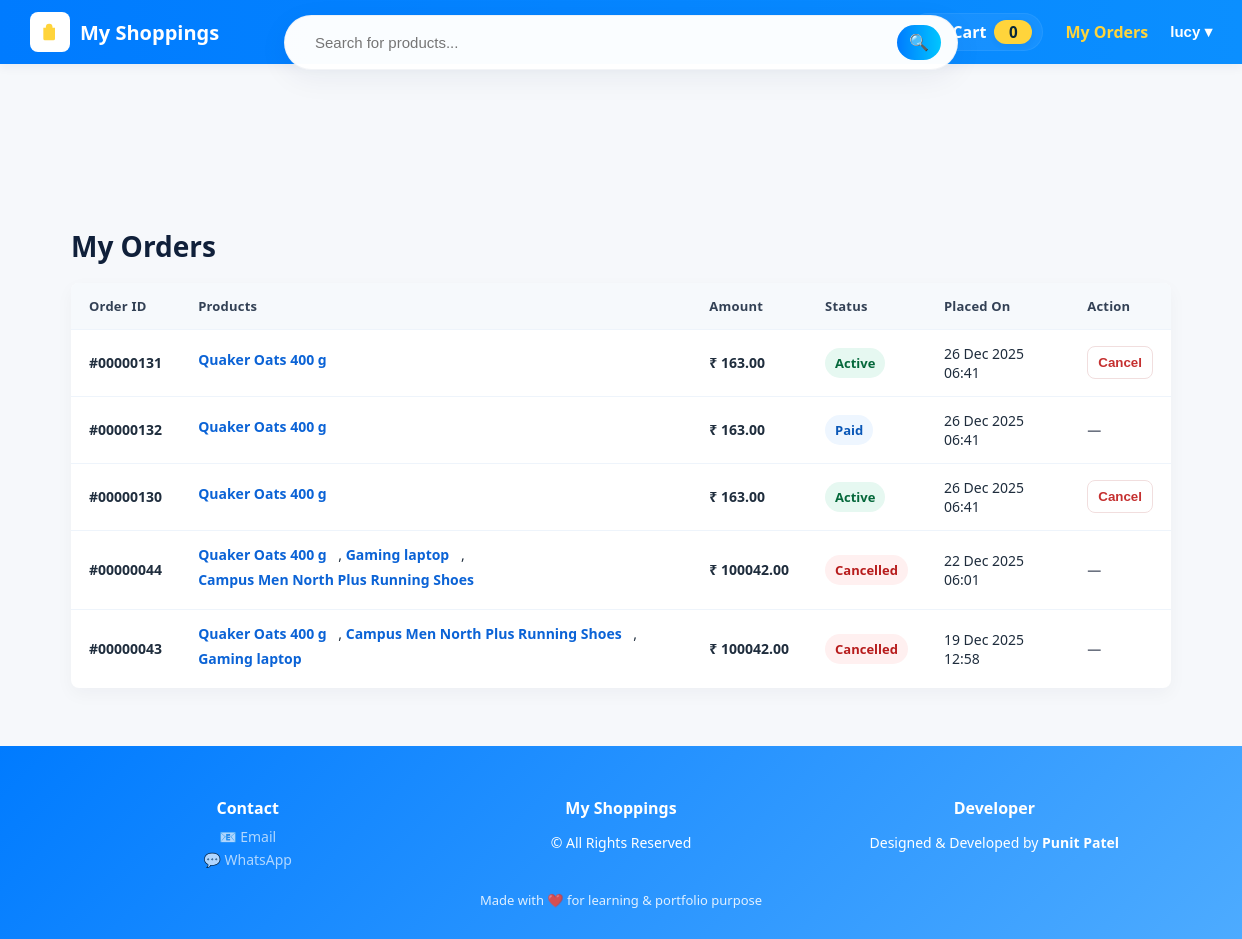
/shop/orders/ (signed in), run on the app's committed database.
### shop/models.py (models this page shows, shortened)
class Order(models.Model):
    STATUS_CHOICES = (
        ('created', 'Created'),
        ('paid', 'Paid'),
        ('failed', 'Failed'),
    )
    email = models.EmailField()
    total_amount = models.DecimalField(max_digits=10, decimal_places=2)
    created_at = models.DateTimeField(auto_now_add=True)
    razorpay_order_id = models.CharField(max_length=255, blank=True, null=True)
    razorpay_payment_id = models.CharField(max_length=255, blank=True, null=True)
    razorpay_signature = models.CharField(max_length=255, blank=True, null=True)
    status = models.CharField(max_length=20, choices=STATUS_CHOICES, default='created')

class OrderItem(models.Model):
    order = models.ForeignKey(
        Order,
        related_name="items",
        on_delete=models.CASCADE
    )
    product = models.ForeignKey(
        Product,
        on_delete=models.SET_NULL,
        null=True,
        blank=True
    )
    price = models.DecimalField(max_digits=10, decimal_places=2)
    quantity = models.PositiveIntegerField(default=1)

class Product(models.Model):
    category = models.ForeignKey(Category, on_delete=models.CASCADE, related_name='products')
    name = models.CharField(max_length=200)
    slug = models.SlugField(unique=True)
    description = models.TextField(blank=True)
    price = models.DecimalField(max_digits=10, decimal_places=2)
    image_url = models.URLField(blank=True)  # simple for local demo
    is_active = models.BooleanField(default=True)
    created_at = models.DateTimeField(auto_now_add=True)

### shop/views.py (the view)
# urls.py: path('orders/', views.my_orders, name='my_orders'),
@login_required
def my_orders(request):
    orders = Order.objects.filter(email=request.user.email).order_by("-created_at")
    return render(request, "shop/my_orders.html", {"orders": orders})

### shop/cart.py (called while the page is built)
    def __len__(self):
        return sum(int(item["quantity"]) for item in self.cart.values())

### shop/context_processors.py (called while the page is built)
def cart_counts(request):
    try:
        cart = Cart(request)
        unique = len(cart.cart) if hasattr(cart, 'cart') else 0
        total_qty = len(cart)
    except Exception:
        unique = 0
        total_qty = 0
    return {
        "cart_unique_items": unique,
        "cart_total_qty": total_qty,
    }

### shop/templates/shop/my_orders.html (shortened to what this page needs)
{% extends "shop/base.html" %}
{% block content %}
<div class="orders-wrap">
  <h1 class="orders-title">My Orders</h1>
  <table class="orders-table" role="table" aria-label="My Orders">
    <thead>
      <tr>
        <th>Order ID</th>
        <th>Products</th>
        <th>Amount</th>
        <th>Status</th>
        <th>Placed On</th>
        <th>Action</th>
      </tr>
    </thead>
    <tbody>
      {% if orders %}
      {% for o in orders %}
      {% with o.id|stringformat:"08d" as padded_id %}
      <tr>
        <td class="order-id" data-label="Order ID">#{{ padded_id }}</td>
        <td class="product-list" data-label="Products">
          {% if o.items.exists %}
          {% for item in o.items.all %}
          {% if item.product %}
          <a class="product-link" href="{% url 'shop:product_detail' item.product.slug %}">
            {{ item.product.name }}
          </a>
          {% else %}
          <span style="color:#6b7280;">Item</span>
          {% endif %}
          {% if not forloop.last %}
          ,
          {% endif %}
          {% endfor %}
          {% else %}
          <a class="product-link" href="{% url 'shop:order_detail' o.id %}">
            View Items
          </a>
          {% endif %}
        </td>
        <td class="price-cell" data-label="Amount">₹ {{ o.total_amount }}</td>
        <td data-label="Status">
          {% if o.status == 'created' %}
          <span class="status-badge status-active">Active</span>
          {% elif o.status == 'paid' %}
          <span class="status-badge status-paid">Paid</span>
          {% elif o.status == 'cancelled' %}
          <span class="status-badge status-cancelled">Cancelled</span>
          {% else %}
          <span class="status-badge">{{ o.get_status_display }}</span>
          {% endif %}
        </td>
        <td data-label="Placed On">{{ o.created_at|date:"d M Y H:i" }}</td>
        <td data-label="Action">
          {% if o.status != 'paid' and o.status != 'cancelled' %}
          <form method="post" action="{% url 'shop:cancel_order' o.id %}" class="action-form"
            onsubmit="return confirm('Cancel order #{{ padded_id }} ?');">
            <button type="submit" class="btn-cancel">Cancel</button>
          </form>
          {% else %}
          <span style="color:#6b7280;font-weight:600;">—</span>
          {% endif %}
        </td>
      </tr>
      {% endwith %}
      {% endfor %}
      {% else %}
      <tr>
        <td colspan="6" style="padding:22px; text-align:center; color:#6b7280;">No orders found.</td>
      </tr>
      {% endif %}
    </tbody>
  </table>
</div>
{% endblock %}

### shop/templates/shop/base.html (shortened to what this page needs)
{% load static %}
<!doctype html>
<html lang="en">
<head>
  <link rel="stylesheet" href="{% static 'shop/css/style.css' %}">
</head>
<body data-initial-cart-count="{{ cart_unique_items|default:0 }}">
  <form class="floating-search" method="get" action="{% url 'shop:product_list' %}">
    <input type="text" name="q" value="{{ query }}" placeholder="Search for products...">
    <button type="submit" aria-label="Search">
      🔍
    </button>
  </form>
  <header>
    <a class="brand" href="{% url 'shop:product_list' %}">
      <span class="logo" aria-hidden="true">
        <svg viewBox="0 0 24 24" xmlns="http://www.w3.org/2000/svg" aria-hidden="true">
          <path d="M7 7V6a4 4 0 0 1 8 0v1h3v13a2 2 0 0 1-2 2H6a2 2 0 0 1-2-2V7h3zM9 7h6" fill="#ffd43b" />
        </svg>
      </span>
      <div>
        <div class="title">My Shoppings</div>
      </div>
    </a>
    <div style="display:flex; align-items:center; gap:12px;">
      <a href="{% url 'shop:cart_detail' %}" class="cart-badge" id="cartLink" aria-label="Cart">
        <span style="font-weight:700;color:#fff;margin-left:6px;">Cart</span>
        <span id="cartCountBadge" class="cart-count" aria-live="polite" aria-atomic="true">
          {{ cart_unique_items|default:0 }}
        </span>
      </a>
      <a href="{% url 'shop:my_orders' %}" style="color:#ffd43b; font-weight:600;">My Orders</a>
      <div class="account">
        {% if request.user.is_authenticated %}
        <button class="account-btn" id="accountBtn">{{ request.user.get_username }} ▾</button>
        {% else %}
        <a href="{% url 'shop:login' %}" style="color:#ffd43b; font-weight:600;">Login</a>
        <a href="{% url 'shop:signup' %}" style="color:#ffd43b; font-weight:600; margin-left:6px;">Signup</a>
        {% endif %}
      </div>
    </div>
  </header>
  <main>
    {% block content %}{% endblock %}
  </main>
  <footer>
    <div class="footer-container">
      <div class="footer-column">
        <h4>Contact</h4>
        <a href="mailto:punitp0170@gmail.com" target="_blank">📧 Email</a>
        <a href="https://wa.me/917048856947" target="_blank">💬 WhatsApp</a>
      </div>
      <div class="footer-column">
        <h4>My Shoppings</h4>
        <p>© {{ now|date:"Y" }} All Rights Reserved</p>
      </div>
      <div class="footer-column">
        <h4>Developer</h4>
        <p>Designed & Developed by <strong>Punit Patel</strong></p>
      </div>
    </div>
    <div class="footer-bottom">
      Made with ❤️ for learning & portfolio purpose
    </div>
  </footer>
</body>
</html>

### static/shop/css/style.css (style rules this page uses)
:root { --muted:#6b7280 }

### shop/templates/shop/base.html (style rules this page uses)
body { font-family: 'Segoe UI', Tahoma, Arial, sans-serif; margin: 0; background: #f6f8fb; color: #333; overflow-x: hidden; display: flex; flex-direction: column; min-height: 100vh; -webkit-font-smoothing: antialiased; -moz-osx-font-smoothing: grayscale; }
header { background: linear-gradient(90deg, #007BFF 0%, #0b8fff 100%); color: #fff; padding: 12px 20px; display: flex; justify-content: space-between; align-items: center; flex-wrap: wrap; position: relative; z-index: 2; box-shadow: 0 3px 10px rgba(6, 40, 84, 0.06); }
header .brand { display: flex; align-items: center; gap: 10px; text-decoration: none; color: #ffd43b; }
.brand .logo { width: 34px; height: 34px; border-radius: 8px; background: #fff; display: grid; place-items: center; padding: 3px; }
.brand .logo svg { width: 20px; height: 20px; fill: #0077d9; }
.brand .title { font-size: 20px; font-weight: 700; color: #fff; margin: 0; }
header a { color: #ffd43b; text-decoration: none; font-weight: 600; margin-left: 10px; }
.account { position: relative; display: inline-block; }
.account .account-btn { background: transparent; border: none; color: #fff; font-weight: 600; cursor: pointer; font-size: 15px; padding: 6px 10px; border-radius: 8px; }
.cart-badge { display: inline-flex; align-items: center; gap: 8px; background: rgba(255, 255, 255, 0.06); padding: 6px 10px; border-radius: 999px; color: #fff; font-weight: 600; text-decoration: none; border: 1px solid rgba(255, 255, 255, 0.06); }
.cart-count { background: #ffd43b; color: #07263a; font-weight: 800; padding: 2px 8px; border-radius: 999px; font-size: 0.95rem; min-width: 22px; text-align: center; display: inline-block; box-shadow: 0 2px 6px rgba(8, 30, 60, 0.06); }
.floating-search { position: fixed; top: 15px; left: 50%; transform: translateX(-50%); z-index: 1000; background: rgba(255, 255, 255, 0.98); border-radius: 30px; box-shadow: 0 8px 30px rgba(6, 40, 84, 0.06); padding: 8px 16px; display: flex; align-items: center; gap: 10px; width: 86%; max-width: 640px; border: 1px solid rgba(10, 40, 100, 0.05); }
.floating-search input[type="text"] { flex: 1; padding: 10px 14px; border: none; outline: none; background: transparent; font-size: 15px; color: #333; }
.floating-search button { background: linear-gradient(90deg, #007BFF, #00C6FF); border: none; color: white; padding: 8px 12px; border-radius: 999px; cursor: pointer; font-size: 16px; }
main { flex: 1; max-width: 1200px; margin: 110px auto 24px auto; padding: 0 16px; width: 100%; }
footer { background: linear-gradient(135deg, #007BFF, #4dabff); color: #fff; padding: 30px 10px; font-size: 14px; margin-top: auto; }
.footer-container { display: flex; justify-content: space-between; flex-wrap: wrap; max-width: 1100px; margin: auto; text-align: center; gap: 20px; }
.footer-column { flex: 1; min-width: 200px; }
.footer-column h4 { margin-bottom: 8px; font-size: 16px; font-weight: bold; color: #fff; }
.footer-column a { color: #fffa; text-decoration: none; display: block; margin: 4px 0; font-size: 14px; }
.footer-bottom { text-align: center; margin-top: 18px; font-size: 13px; opacity: 0.85; }

### data on the page
Order: padded_id "00000131", total_amount "163.00", status "Active", created_at "26 Dec 2025 06:41"
OrderItem: product.name "Quaker Oats 400 g"
Order: padded_id "00000132", total_amount "163.00", status "Paid", created_at "26 Dec 2025 06:41"
OrderItem: product.name "Quaker Oats 400 g"
Order: padded_id "00000130", total_amount "163.00", status "Active", created_at "26 Dec 2025 06:41"
OrderItem: product.name "Quaker Oats 400 g"
Order: padded_id "00000044", total_amount "100042.00", status "Cancelled", created_at "22 Dec 2025 06:01"
OrderItem: product.name "Quaker Oats 400 g"
OrderItem: product.name "Gaming laptop"
OrderItem: product.name "Campus Men North Plus Running Shoes"
Order: padded_id "00000043", total_amount "100042.00", status "Cancelled", created_at "19 Dec 2025 12:58"
OrderItem: product.name "Quaker Oats 400 g"
OrderItem: product.name "Campus Men North Plus Running Shoes"
OrderItem: product.name "Gaming laptop"

### other printed values
{{ cart_unique_items|default:0 }} "0"
{{ request.user.get_username }} "lucy"
